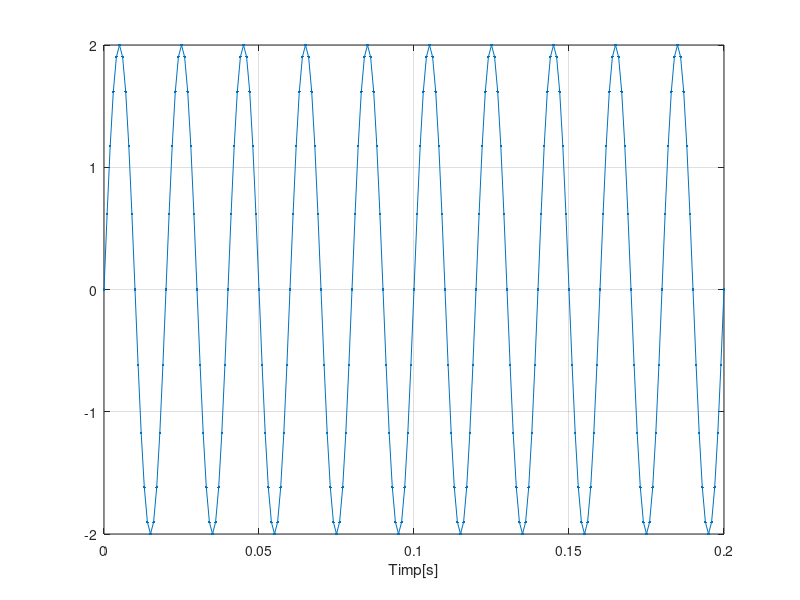
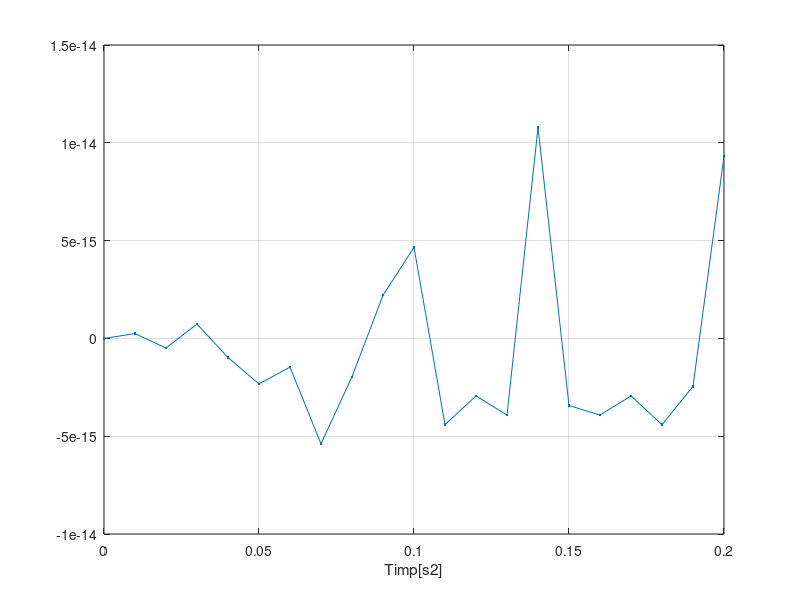
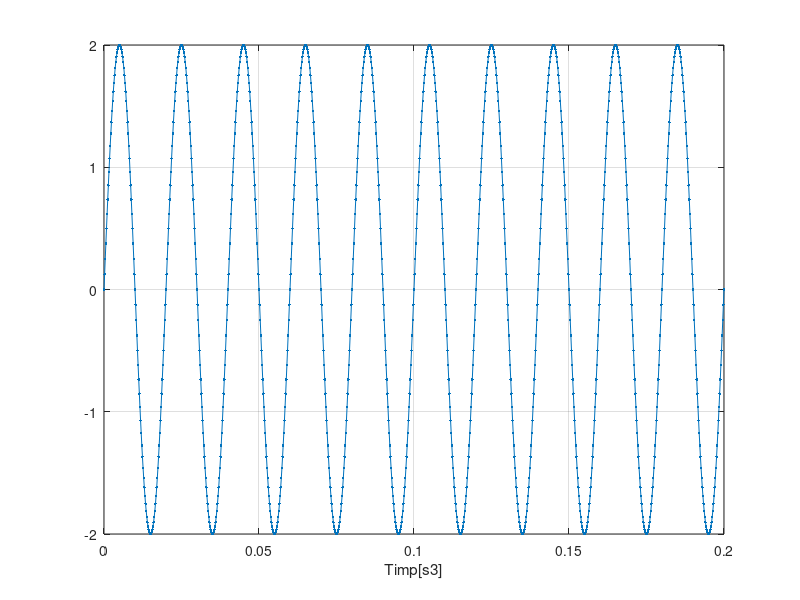
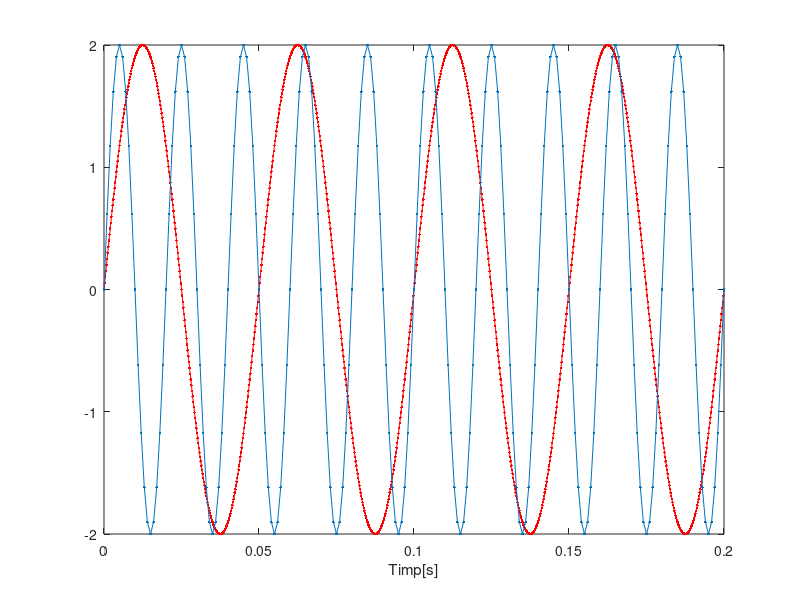

MATLAB code to generate these figures, in order:
function T1_ex5_Orza_Oana()

F=50; %Hz
t=0:0.001:0.2; %durata semnalului este de 0.2 s,iar pasul este de 0.001s
s=2*sin(2*pi*F*t);
plot(t,s,'.-'),xlabel('Timp[s]'),grid

figure
t=0:0.01:0.2; 
s2=2*sin(2*pi*F*t);
plot(t,s2,'.-'),xlabel('Timp[s2]'),grid

figure
t=0:0.0002:0.2; 
s3=2*sin(2*pi*F*t);
plot(t,s3,'.-'),xlabel('Timp[s3]'),grid
% -> la un pas de variatie mai mare, semnalul nu mai este simetric
figure

%pct c)
F=20; %Hz
c=2*cos(pi/2-(2*pi*F*t));
plot(t,c,'.-r'),xlabel('Timp[c]'),grid
hold on
F=50; %Hz
t=0:0.001:0.2; %durata semnalului este de 0.2 s,iar pasul este de 0.001s
s=2*sin(2*pi*F*t);
plot(t,s,'.-'),xlabel('Timp[s]'),grid
